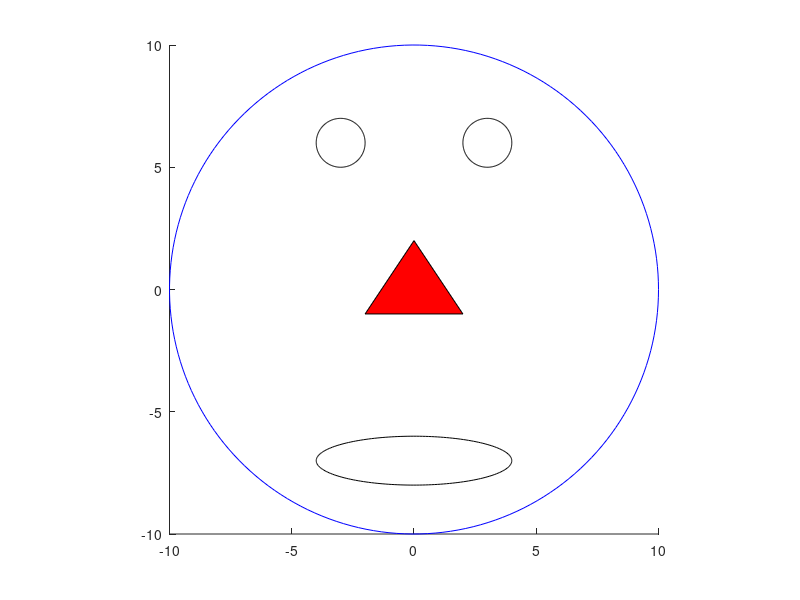

This figure's MATLAB source:
%% prob5b.m
%
% this is a script to draw the face with nose patch
%
% - written by: Dimitri Lezcano

%% Set-Up
% script options
save_bool = true;

points = [-2 2 0; -1 -1 2];

%% Plotting
% parametrization
t = linspace(0, 2*pi, 200);

fig = figure(1);
% configuration patch
patch(points(1,:), points(2,:), 'red'); hold on

% the other face components
plot(10*cos(t), 10*sin(t), 'b-'); hold on;
plot(cos(t) + 3, sin(t) + 6, 'k-'); hold on;
plot(cos(t) - 3, sin(t) + 6, 'k-'); hold on;
plot(4*cos(t), sin(t) - 7, 'k-'); hold on;
hold off; axis square


%% Saving
if save_bool
    saveas(fig, 'prob5b.png');
    disp('Saved figure: prob5b.png');
end